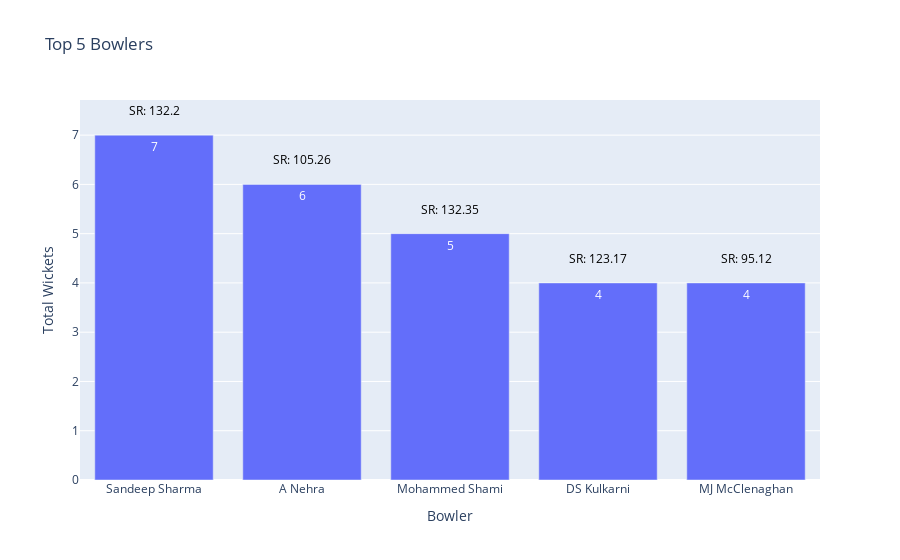

Write notebook code for a chart like this one.
### Code cell
# Q10.
vk_ball_by_ball_season["isBowlerWicket"] = vk_ball_by_ball_season["kind"].apply(lambda x: 1 if x in ["caught", "bowled", "stumped", "caught and bowled", "lbw"] else 0)

vk_wicket_bowler = vk_ball_by_ball_season.groupby("bowler").agg(
    {
        "batsman_run": "sum",
        "ballnumber": "count",
        "isBowlerWicket": "sum"
    }
)

vk_wicket_bowler["strike_rate"] = round((vk_wicket_bowler["batsman_run"] / vk_wicket_bowler["ballnumber"]) * 100, 2)

most_dismissal_bowlers = vk_wicket_bowler.sort_values(by=["isBowlerWicket"], ascending=False).reset_index().head(5)

fig = px.bar(
    most_dismissal_bowlers, 
    x="bowler", 
    y="isBowlerWicket",
    labels = {"bowler": "Bowler", "isBowlerWicket": "Total Wickets"},
    title = "Top 5 Bowlers",
    text_auto=True,
    custom_data = ["strike_rate"]
)


for i, d in enumerate(fig.data[0]["customdata"]):
    fig.add_annotation(
        x = fig.data[0]['x'][i],
        y = fig.data[0]['y'][i] + 0.5,
        text = f"SR: {d[0]}",
        showarrow=False,
        font=dict(size=12, color="black")
    )

fig.show()

### Figure 1 — Plotly figure (JSON) as saved in the notebook; plotly's stock layout.template omitted (floating-point values rounded to 4 significant figures)
{"data": [{"alignmentgroup": "True", "customdata": [[132.2], [105.3], [132.3], [123.2], [95.12]], "hovertemplate": "Bowler=%{x}<br>Total Wickets=%{y}<extra></extra>", "legendgroup": "", "marker": {"color": "#636efa", "pattern": {"shape": ""}}, "name": "", "offsetgroup": "", "orientation": "v", "showlegend": false, "textposition": "auto", "texttemplate": "%{y}", "type": "bar", "x": ["Sandeep Sharma", "A Nehra", "Mohammed Shami", "DS Kulkarni", "MJ McClenaghan"], "xaxis": "x", "y": [7, 6, 5, 4, 4], "yaxis": "y"}], "layout": {"annotations": [{"font": {"color": "black", "size": 12}, "showarrow": false, "text": "SR: 132.2", "x": "Sandeep Sharma", "y": 7.5}, {"font": {"color": "black", "size": 12}, "showarrow": false, "text": "SR: 105.26", "x": "A Nehra", "y": 6.5}, {"font": {"color": "black", "size": 12}, "showarrow": false, "text": "SR: 132.35", "x": "Mohammed Shami", "y": 5.5}, {"font": {"color": "black", "size": 12}, "showarrow": false, "text": "SR: 123.17", "x": "DS Kulkarni", "y": 4.5}, {"font": {"color": "black", "size": 12}, "showarrow": false, "text": "SR: 95.12", "x": "MJ McClenaghan", "y": 4.5}], "barmode": "relative", "legend": {"tracegroupgap": 0}, "title": {"text": "Top 5 Bowlers"}, "xaxis": {"anchor": "y", "domain": [0, 1], "title": {"text": "Bowler"}}, "yaxis": {"anchor": "x", "domain": [0, 1], "title": {"text": "Total Wickets"}}}}
